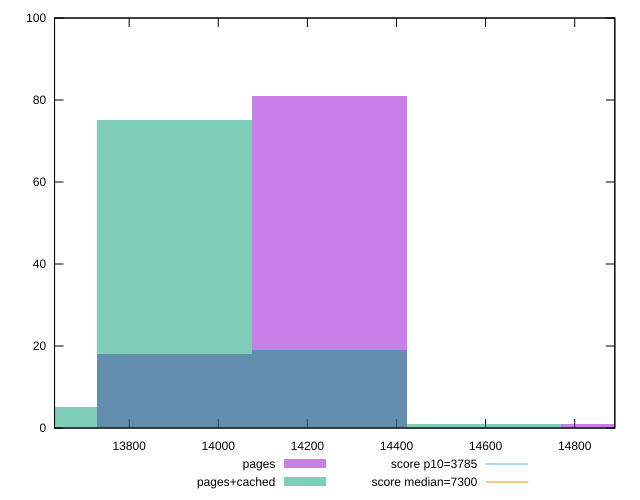

Source code (gnuplot):
reset

$pages <<EOF
14249.022673499492 81
13901.485535121456 18
14944.096950255565 1
EOF

$pagesCached <<EOF
14249.022673499492 19
13901.485535121456 75
13553.948396743419 5
14596.559811877529 1
EOF

set key outside below
set boxwidth 347.5371383780364
set xrange [13632.506999999998:14890.086449999999]
set yrange [0:100]
set trange [0:100]
set style fill transparent solid 0.5 noborder

set parametric
set terminal svg size 640, 500 enhanced background rgb 'white'
set output "report_00018_2021-02-10T15-25-16.877Z/interactive/comparison/histogram/0_vs_1.svg"

plot $pages title "pages" with boxes, \
     $pagesCached title "pages+cached" with boxes, \
     3785,t title "score p10=3785", \
     7300,t title "score median=7300"

reset
